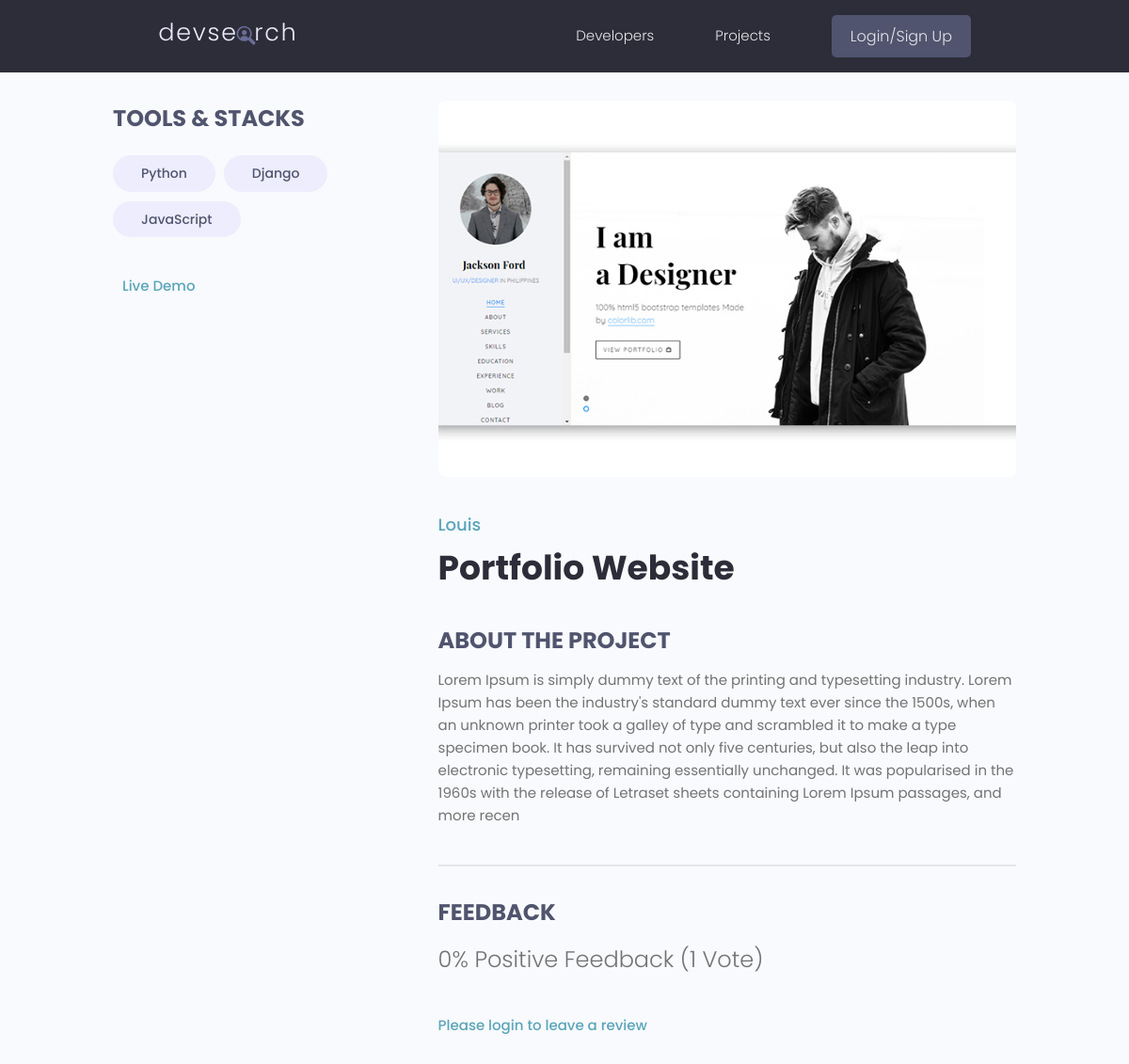
/projects/project/d58c6c5c-5606-4f8c-9f6f-fc53516ab839/, run on the app's committed database.
### projects/models.py (models this page shows, shortened)
class Tag(models.Model):
    name = models.CharField(max_length=200)
    created = models.DateTimeField(auto_now_add=True)
    id = models.UUIDField(default=uuid.uuid4, unique=True,
                          primary_key=True, editable=False)
    def __str__(self):
        return self.name

class Project(models.Model):
    owner = models.ForeignKey(
        Profile, null=True, blank=True, on_delete=models.CASCADE)
    title = models.CharField(max_length=200)
    description = models.TextField(null=True, blank=True)
    featured_image = models.ImageField(
        null=True, blank=True, default="default.jpg")
    demo_link = models.CharField(max_length=2000, null=True, blank=True)
    source_link = models.CharField(max_length=2000, null=True, blank=True)
    tags = models.ManyToManyField('Tag', blank=True)
    vote_total = models.IntegerField(default=0, null=True, blank=True)
    vote_ratio = models.IntegerField(default=0, null=True, blank=True)
    created = models.DateTimeField(auto_now_add=True)
    id = models.UUIDField(default=uuid.uuid4, unique=True,
                          primary_key=True, editable=False)
    class Meta:
        ordering = ['-vote_ratio', '-vote_total', 'title']
    @property
    def imageURL(self):
        try:
            url = self.featured_image.url
        except:
            url = ''
        return url
    @property
    def reviewers(self):
        queryset = self.review_set.all().values_list('owner__id', flat=True)
        return queryset

### users/models.py (models this page shows, shortened)
class Profile(models.Model):
    user = models.OneToOneField(
        User, on_delete=models.CASCADE, null=True, blank=True)
    name = models.CharField(max_length=200, blank=True, null=True)
    email = models.EmailField(max_length=500, blank=True, null=True)
    username = models.CharField(max_length=200, blank=True, null=True)
    location = models.CharField(max_length=200, blank=True, null=True)
    short_intro = models.CharField(max_length=200, blank=True, null=True)
    bio = models.TextField(blank=True, null=True)
    profile_image = models.ImageField(
        null=True, blank=True, upload_to='profiles/', default="profiles/user-default.png")
    social_github = models.CharField(max_length=200, blank=True, null=True)
    social_twitter = models.CharField(max_length=200, blank=True, null=True)
    social_linkedin = models.CharField(max_length=200, blank=True, null=True)
    social_youtube = models.CharField(max_length=200, blank=True, null=True)
    social_website = models.CharField(max_length=200, blank=True, null=True)
    created = models.DateTimeField(auto_now_add=True)
    id = models.UUIDField(default=uuid.uuid4, unique=True,
                          primary_key=True, editable=False)
    class Meta:
        ordering = ['created']

### projects/views.py (the view, shortened to what this page needs)
# urls.py: path('project/<str:pk>/', views.project, name="project"),
def project(request, pk):
    projectObj = Project.objects.get(id=pk)
    form = ReviewForm()
    return render(request, 'projects/single-project.html', {'project': projectObj, 'form': form})

### projects/templates/projects/single-project.html (shortened to what this page needs)
{% extends 'main.html' %}
{% block content %}
<main class="singleProject my-md">
    <div class="container">
        <div class="layout">
            <div class="column column--1of3">
                <h3 class="singleProject__subtitle">Tools & Stacks</h3>
                <div class="singleProject__toolStack">
                    {% for tag in project.tags.all %}
                    <span class="tag tag--pill tag--sub tag--lg">
                        <small>{{tag}}</small>
                    </span>
                    {% endfor %}
                </div>
                {% if project.demo_link %}
                <a class="singleProject__liveLink" href="{{project.source_link}}" target="_blank">Live Demo
                </a>
                {% endif %}
            </div>
            <div class="column column--2of3">
                <img class="singleProject__preview" src="{{ project.imageURL }}" alt="portfolio thumbnail" />
                <a href="{% url 'user-profile' project.owner.id  %}"
                    class="singleProject__developer">{{project.owner.name}}</a>
                <h2 class="singleProject__title">{{project.title}}</h2>
                <h3 class="singleProject__subtitle">About the Project</h3>
                <div class="singleProject__info">
                    {{project.description}}
                </div>
                <div class="comments">
                    <h3 class="singleProject__subtitle">Feedback</h3>
                    <h5 class="project--rating">
                        {{project.vote_ratio}}% Positive Feedback ({{project.vote_total}}
                        Vote{{project.vote_total|pluralize:"s"}})
                    </h5>
                    {% if request.user.profile.id in project.reviewers %}
                    <p>You have already submitted your review for this project</p>
                    {% elif request.user.profile == project.owner %}
                    <p>You cannot review your own work</p>
                    {% else %}
                    <a href="{% url 'login' %}?next={{request.path}}">Please login to leave a review</a>
                    {% endif %}
                </div>
            </div>
        </div>
    </div>
</main>
{% endblock %}

### static/styles/app.css (style rules this page uses)
:root { --color-sub: #2d2d39; }
img { width: 100%; }
.singleProject .column--1of3 { order: 2; }
@media screen and (min-width: 1081px) { .singleProject .column--1of3 { order: 1; } }
@media screen and (min-width: 1081px) { .singleProject .column--2of3 { order: 2; } }
.singleProject__toolStack { margin-top: 2rem; margin-bottom: 4rem; }
.singleProject__liveLink { font-weight: 500; transition: all 0.3s ease-in-out; border-bottom: 2px solid transparent; }
.singleProject__preview { height: 50vh; object-fit: cover; object-position: top center; margin-bottom: 3rem; border-radius: 0.7rem; }
.singleProject__developer { font-size: 1.8rem; font-weight: 500; }
.singleProject__title { font-size: 3.6rem; font-weight: 700; color: var(--color-sub); margin-bottom: 3rem; }
.project--rating { margin-bottom: 1.6em; margin-top: .5em; }
.singleProject__subtitle { text-transform: uppercase; font-size: 2.4rem; font-weight: 700; color: var(--color-sub-light); margin-bottom: 1rem; }
.comments { margin-top: 4rem; padding-top: 3rem; border-top: 2px solid var(--color-light); }

### static/uikit/styles/modules/_variables.css (style rules this page uses)
:root { --color-main: #5aa5b9; --color-main-light: #e6faff; --color-sub: #3f4156; --color-sub-light: #51546e; --color-sub-lighter: #ededfd; --color-text: #737373; --color-gray: #8b8b8b; --color-light: #e5e7eb; --color-light-gray: #767676; --color-bg: #f8fafd; --color-white: #fffefd; --color-white-light: #f3f3f3; --color-success: #359e64; --color-success-bg: #def8e8; --color-error: #fc4b0b; --color-error-bg: #fff2ee; --font-base: 'Poppins', arial, helvetica, 'Segoe UI', roboto, ubuntu, sans-serif; --font-monospace: 'Fira Code', 'Courier New', courier, monospace; --font-regular: 300; --font-medium: 500; --font-bold: 700; --generic-shadow: 1px 1px 5px #00000010; --generic-transition: all 0.3s ease-in-out; }

### static/uikit/styles/modules/_base.css (style rules this page uses)
* { margin: 0; padding: 0; box-sizing: border-box; text-rendering: optimizeLegibility; color: inherit; font-size: inherit; }
html { font-size: 50%; }
@media only screen and (min-width: 480px) { html { font-size: 56.25%; } }
@media only screen and (min-width: 1200px) { html { font-size: 62.5%; } }
body { line-height: 1.6; font-weight: 400; font-size: 1.5rem; color: var(--color-text); background-color: var(--color-bg); min-height: 100vh; }

### static/uikit/styles/modules/_typography.css (style rules this page uses)
* { font-family: var(--font-base); }
h2 { font-size: 3.6rem; font-weight: var(--font-bold); }
h3 { font-size: 3.2rem; font-weight: var(--font-medium); }
h5 { font-size: 2.4rem; font-weight: var(--font-medium); }
h5, h6 { font-weight: var(--font-regular); }
p, span, strong { font-size: 1.6rem; color: var(--color-text); font-weight: var(--font-regular); }
a { padding-bottom: 2px; text-decoration: none; display: inline-block; color: var(--color-main); font-weight: var(--font-medium); }

### static/uikit/styles/modules/_utilities.css (style rules this page uses)
.container { width: 92%; max-width: 165rem; margin: 0 auto; box-sizing: border-box; }
@media screen and (min-width: 1000px) { .container { width: 90%; } }
@media screen and (min-width: 1200px) { .container { width: 80%; } }
.my-md { margin: 3rem auto; }

### static/uikit/styles/modules/_tag.css (style rules this page uses)
.tag { display: inline-flex; align-items: center; background-color: var(--color-sub); height: -webkit-fit-content; height: -moz-fit-content; height: fit-content; width: -webkit-fit-content; width: -moz-fit-content; width: fit-content; border-radius: 0.5rem; padding: 0.5rem 1.5rem; font-size: 1.2rem; cursor: pointer; }
.tag:not(:last-child) { margin-right: 0.25rem; margin-bottom: 0.75rem; }
.tag > small { color: var(--color-white); }
.tag--pill { border-radius: 5rem; }
.tag--sub, .tag--sub > small { background: var(--color-sub-lighter); color: var(--color-sub-light); font-weight: 500; }
.tag--lg { padding: 0.8rem 3rem; font-size: 1.4rem; }
.tag--lg:not(:last-child) { margin-right: 0.5rem; margin-bottom: 1rem; }

### static/uikit/styles/modules/_layout.css (style rules this page uses)
.layout { display: flex; flex-flow: row wrap; justify-content: space-between; }
.layout > .column { margin-bottom: 3rem; }
.layout > .column.column--1of3 { flex-basis: 30%; }
.layout > .column.column--2of3 { flex-basis: 64%; }

### data on the page
Tag: name "Python"
Tag: name "Django"
Tag: name "JavaScript"
Project: imageURL (picture), owner.name "Louis", title "Portfolio Website", description "Lorem Ipsum is simply dummy text of the printing and typesetting industry. Lorem Ipsum has been the industry's standard dummy text ever since the 1500s, when an unknown printer took a galley of type and scrambled it to make a type specimen book. It has survived not only five centuries, but also the leap into electronic typesetting, remaining essentially unchanged. It was popularised in the 1960s with the release of Letraset sheets containing Lorem Ipsum passages, and more recen", vote_ratio "0", vote_total "1"
